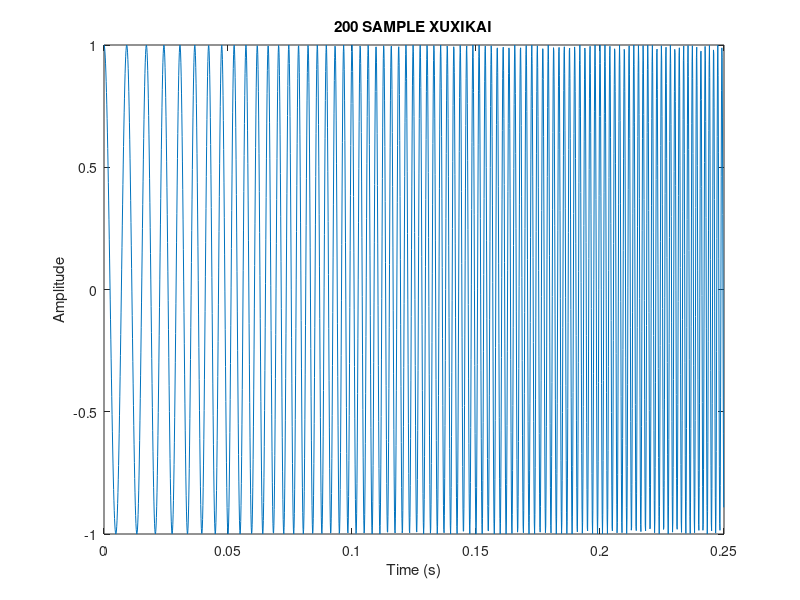

Recreate this plot in MATLAB.
f1 = 100;     
mu = 2000;    
fs = 8000;   
tmax = 8;      
phi = 0;       

t = 0:1/fs:tmax;

c = cos(pi * mu * t.^2 + 2 * pi * f1 * t + phi); 

figure;
plot(t(1:2000), c(1:2000));
title('200 SAMPLE XUXIKAI');
xlabel('Time (s)');
ylabel('Amplitude');
saveas(gcf, 'milestone5-3s.jpg');
audiowrite('8kHz.wav', c, fs);

sound(c, fs);
